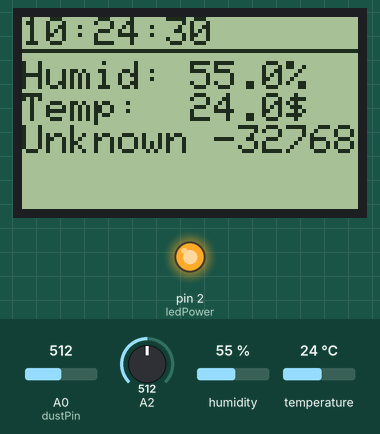
A sketch run on a simulated Arduino Uno, built with avr-gcc and run on an emulated ATmega328P. Shown: 84×48 one-colour display, output pins drawn as LEDs (lit = HIGH). The inputs (shaded band) are chosen by the test bench; at power-on: humidity 55 %, A0 (dustPin) = 512, temperature 24 °C, A2 = 512. The local clock reads 2024-03-15 10:24:30 at power-on unless the sketch sets it; what the sketch prints to the serial monitor is not drawn.

Above: at 1.2 s.
1.3 s: humidity set to 22 %
At 4.6 s:
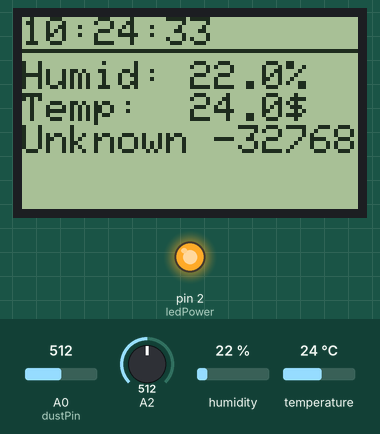
8.6 s: A0 (dustPin) set to 716
At 10.5 s:
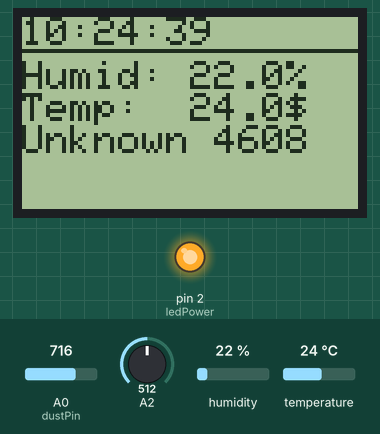
14.7 s: temperature set to 12 °C
At 17.6 s:
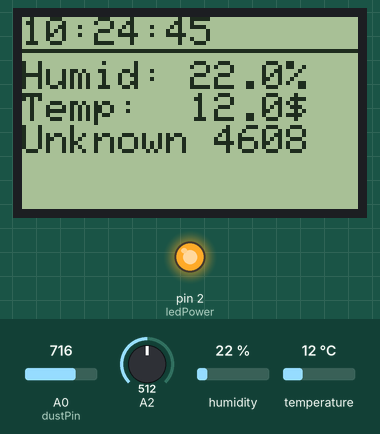
20.8 s: A0 (dustPin) set to 992
At 23.6 s:
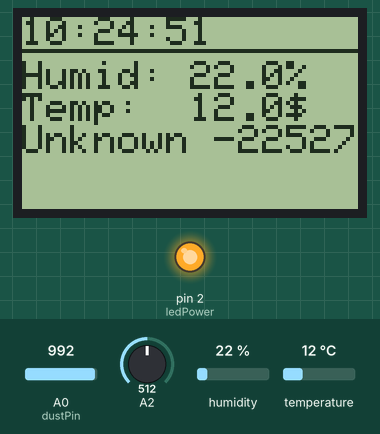
26.9 s: humidity set to 40 %
At 29.5 s:
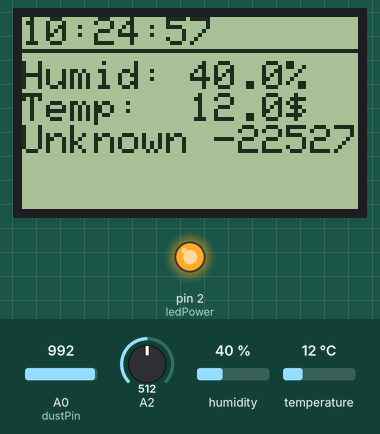
33.0 s: A0 (dustPin) set to 306
At 35.4 s:
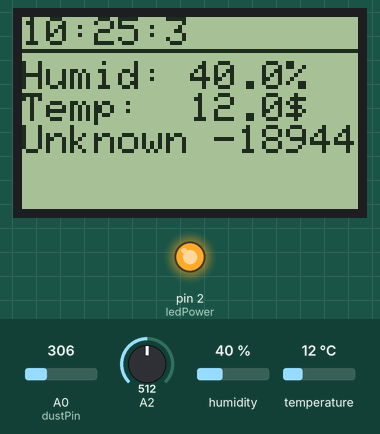
Timing chart, 0 to 36.9 s (numbered marks = the images above; inputs shaded):
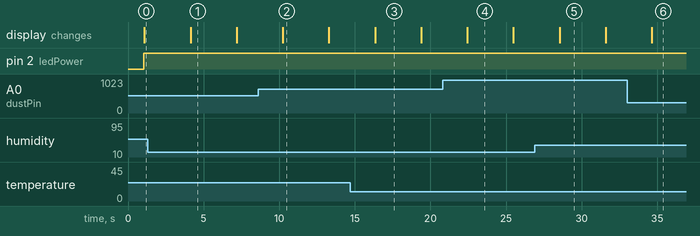

The sketch:

airQuality_Sensor.ino
```cpp
/**
 *  Arduino air quality sesnor array thing
 *
 *  Lots of sensors, all put together in a tiny box
 *
 */

#include <Adafruit_GFX.h>
#include <Adafruit_PCD8544.h>
#include <DHT22.h>
#include <Wire.h>
#include <SPI.h>
#include <stdlib.h>
#include <RTClib.h>


Adafruit_PCD8544 display = Adafruit_PCD8544(7, 6, 5, 4, 3);
DHT22 myDHT22(8);
RTC_DS1307 RTC;

char buf[128];

int dustPin       = 0;
int ledPower      = 2;
int delayTime     = 280;
int delayTime2    = 40;
int dustVal       = 0;

int sensorValue   = 0;

float ppm         = 0;
float offTime     = 9680;

float voltage     = 0;
float dustdensity = 0;
float ppmpercf    = 0;


void setup() {
  Serial.begin(9600);

  Wire.begin();
  RTC.begin();

  pinMode(ledPower, OUTPUT);

  if (! RTC.isrunning()) {
    Serial.println("RTC is NOT running!");

    // Set the RTC to the date & time this sketch was compiled
    RTC.adjust(DateTime(__DATE__, __TIME__));
  }

  display.begin();
  display.setContrast(60);
}


void loop() {
  // Clear the screen and prepare it for text
  prepareDisplay();
  //progressBar();

  displayTitle();
  displayTemp();
  displayHumidity();
  readCOSensor();
  displayDustText();
  display.display();
  delay(2000);
}

void prepareDisplay() {
  display.clearDisplay();
  display.setTextSize(1);
  display.setTextColor(BLACK);

}

void displayTitle() {
  display.setCursor(0,0);

  DateTime now = RTC.now();
  sprintf(buf,
          "%i:%i:%i",
          now.hour(),
          now.minute(),
          now.second()
  );

  display.println(buf);

  display.drawLine(0, 8, display.width(), 8, BLACK);
}

void displayTemp() {
  display.setCursor(0, 19);

  DHT22_ERROR_t errorCode;
  errorCode = myDHT22.readData();

  sprintf(buf,
          "Temp:  %hi.%01hi$",
          myDHT22.getTemperatureCInt() / 10,
          abs( myDHT22.getTemperatureCInt() % 10 )
  );
  display.println(buf);

}

void displayHumidity() {
  display.setCursor(0,11);

  DHT22_ERROR_t errorCode;
  errorCode = myDHT22.readData();

  sprintf(buf,
          "Humid: %i.%01i%%",
          myDHT22.getHumidityInt()/10, myDHT22.getHumidityInt()%10);

  display.println(buf);
}

void readCOSensor() {
  sensorValue = analogRead(2);
  Serial.println(sensorValue);
  delay(1000);
}

void displayDustText() {
  display.setCursor(0, 27);

  digitalWrite(ledPower,LOW );

  delayMicroseconds(delayTime );

  dustVal = analogRead(dustPin );
  ppm     = ppm+dustVal;

  delayMicroseconds(delayTime2 );

  digitalWrite(ledPower, HIGH );

  delayMicroseconds(offTime );

  voltage       = ppm / 1 * 0.0049;
  ppmpercf      = ( voltage - 0.0256 ) * 120000;
  dustdensity   = 0.17 * voltage - 0.1;
  ppm           = 0;

  if ( ppmpercf < 0 ) {
    ppmpercf = 0;
  }

  if ( ppmpercf < 75 ) {
    sprintf(buf,
            "Dust:  None"
    );
  } else if( ppmpercf > 75 && ppmpercf < 150 ) {
    sprintf(buf,
            "Dust:  V Low"
    );
  } else if( ppmpercf > 150 && ppmpercf < 300 ) {
    sprintf(buf,
            "Dust:  Low"
    );
  } else if( ppmpercf > 300 && ppmpercf < 1050 ) {
    sprintf(buf,
            "Dust:  Med"
    );
  } else if( ppmpercf > 1050 && ppmpercf < 3000   ) {
    sprintf(buf,
            "Dust:  High"
    );
  } else if ( ppmpercf < 3000 ) {
    sprintf(buf,
            "Dust:  V High"
    );
  } else {
    sprintf(buf,
            "Unknown %i",
            ppmpercf
    );
  }

  display.println( buf );

}

void progressBar() {
  // Add percent param later on
  display.drawLine(0, 46, display.width() / 3, 46, BLACK);
  display.drawRoundRect(0, 45, display.width(), 3, 1, BLACK);
}
```

Measured:
- what the display in image 1 shows lasts 3.1 s, from 4.1 s to 7.2 s
